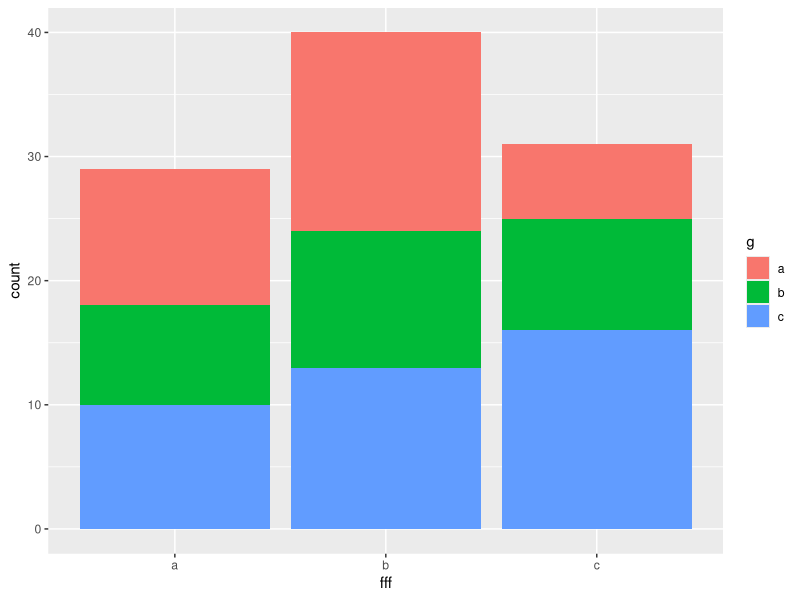
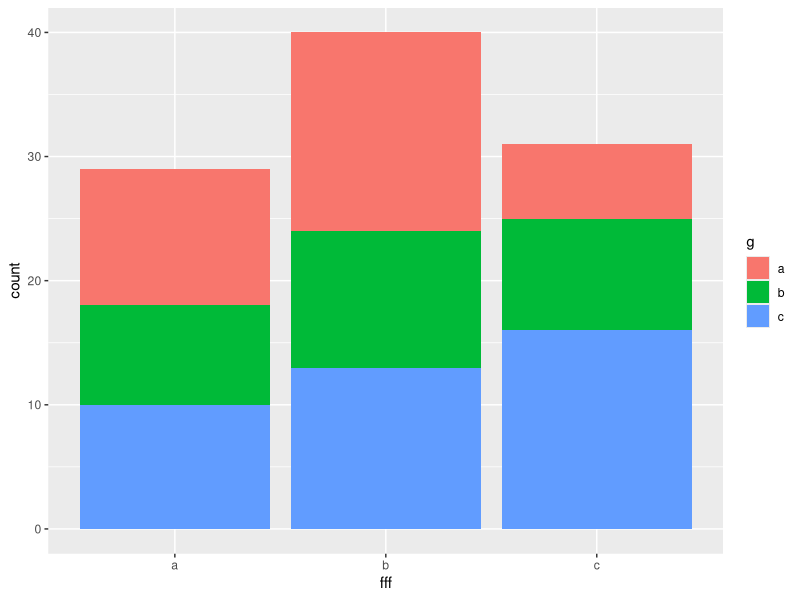
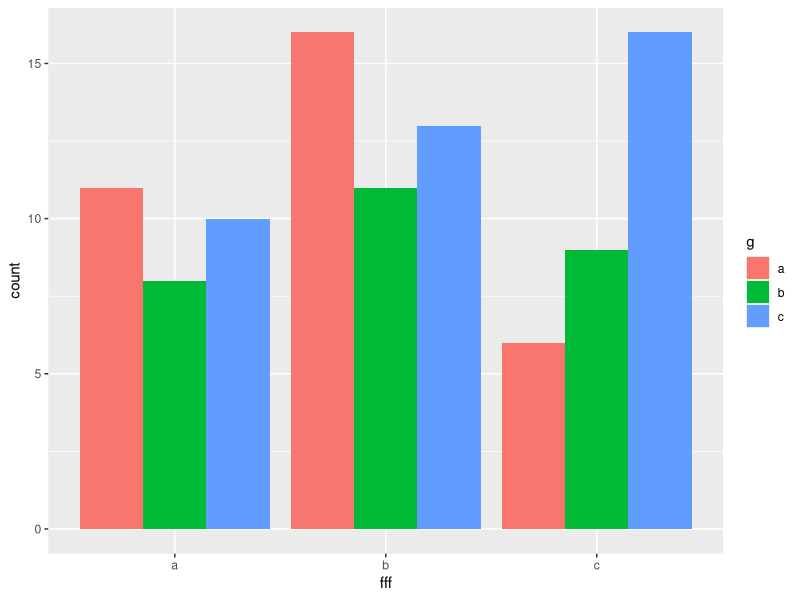
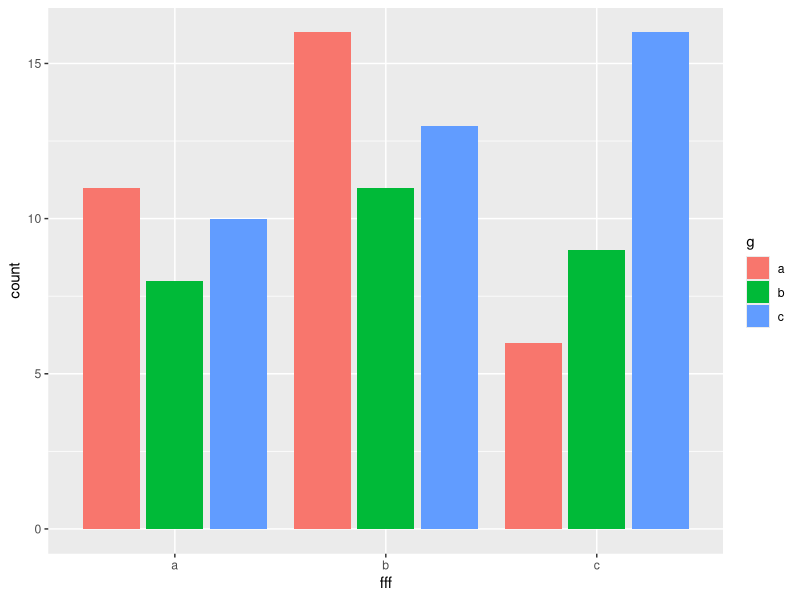
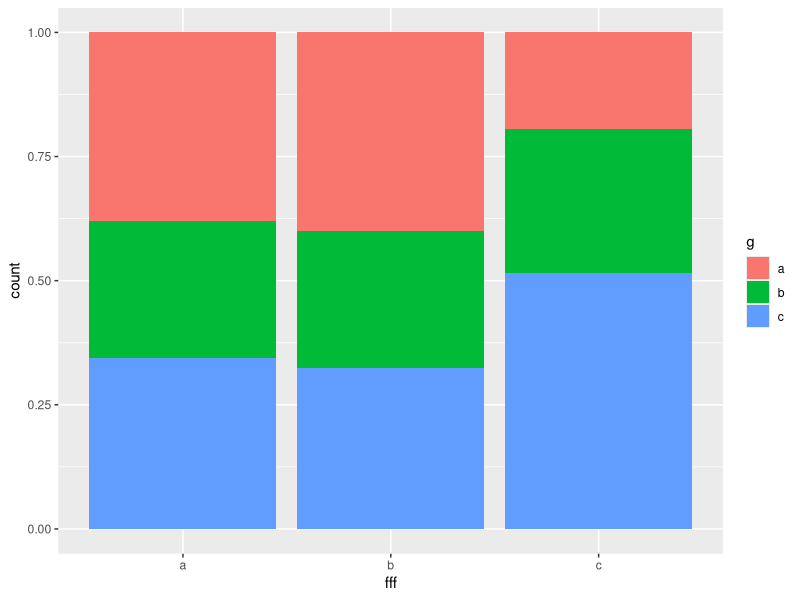
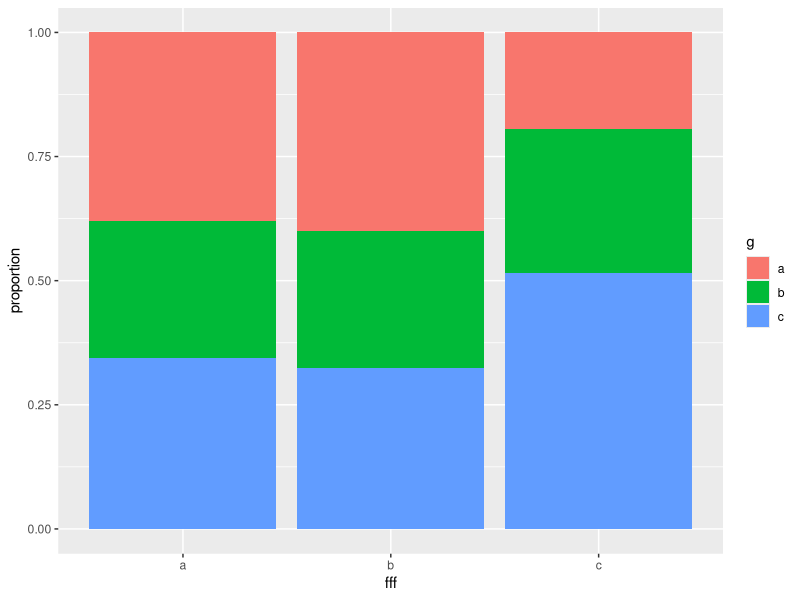
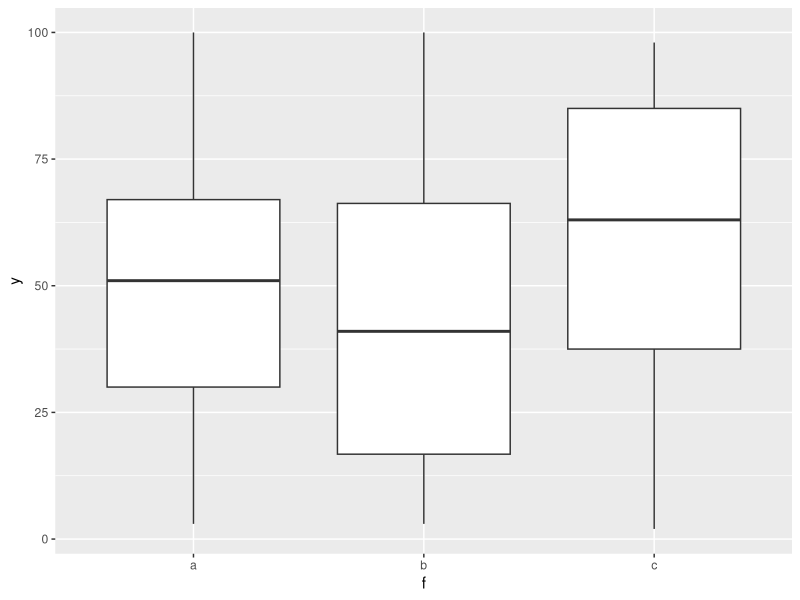
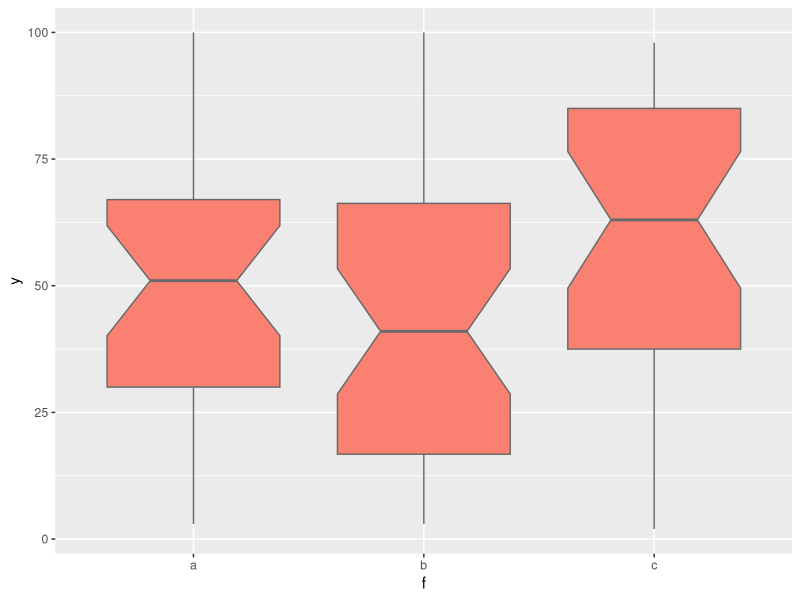

These figures' R source, in order:
# Data

y <- sample(1:100, 100, replace=T, set.seed(1234))
f <- sample(factor(c("a", "b", "c")),
            100,
            replace=T,
            set.seed(1234))
g <- sample(factor(c("a", "b", "c")),
            100,
            replace=T,
            set.seed(4321))

(df <- data.frame(y, f, g))

library(ggplot2)

# Category_Category

ggplot(df, aes(x = f, fill = g)) +
  geom_bar() +
  labs(x = "fff")

ggplot(df, aes(x = f, fill = g)) +
  geom_bar(position = "stack") +
  labs(x = "fff")

ggplot(df, aes(x = f, fill = g)) +
  geom_bar(position = "dodge") +
  labs(x = "fff")

ggplot(df, aes(x = f, fill = g)) +
  geom_bar(position = "dodge2") +
  labs(x = "fff")

ggplot(df, aes(x=f, fill=g)) +
  geom_bar(position="fill") +
  labs(x="fff")

ggplot(df, aes(x = f, fill = g)) +
  geom_bar(position = "fill") +
  labs(x = "fff", y = "proportion")
  
# Numeric_Category

ggplot(df, aes(x = f, y = y)) +
  geom_boxplot()

ggplot(df, aes(x = f, y = y)) +
  geom_boxplot(fill = "salmon",
               color = "dimgrey",
               notch = T)

ggplot(df, aes(x = f, y = y)) +
  geom_boxplot() +
  geom_point(size = 3)

ggplot(df, aes(x = f, y = y)) +
  geom_boxplot() +
  geom_point(size = 3, position = "jitter")

ggplot(df, aes(x = f, y = y)) +
  geom_boxplot() +
  geom_point(size = 3, alpha = .5, position = "jitter")

ggplot(df, aes(x = f, y = y)) +
  geom_boxplot() +
  geom_point(size = 3, alpha = .5, position = "jitter") +
  geom_rug()

# Facet

ggplot(df, aes(y = y)) +
  geom_boxplot() +
  geom_rug() +
  facet_wrap(~ f)

ggplot(df, aes(y = y)) +
  geom_boxplot() +
  geom_rug() +
  facet_wrap(~ f, nrow = 3)

ggplot(df, aes(x = y)) +
  geom_density() +
  geom_rug() +
  facet_grid(f ~ g)

ggplot(df, aes(x = y)) +
  geom_density() +
  geom_rug() +
  facet_grid(g ~ f)

ggplot(df, aes(x = y)) +
  geom_density() +
  geom_rug() +
  facet_grid(f ~ .)

ggplot(df, aes(x = y)) +
  geom_density() +
  geom_rug() +
  facet_grid(. ~ f)

ggplot(df, aes(x = y)) +
  geom_density() +
  geom_rug() +
  facet_grid(f ~ .)

rm(list=ls())
